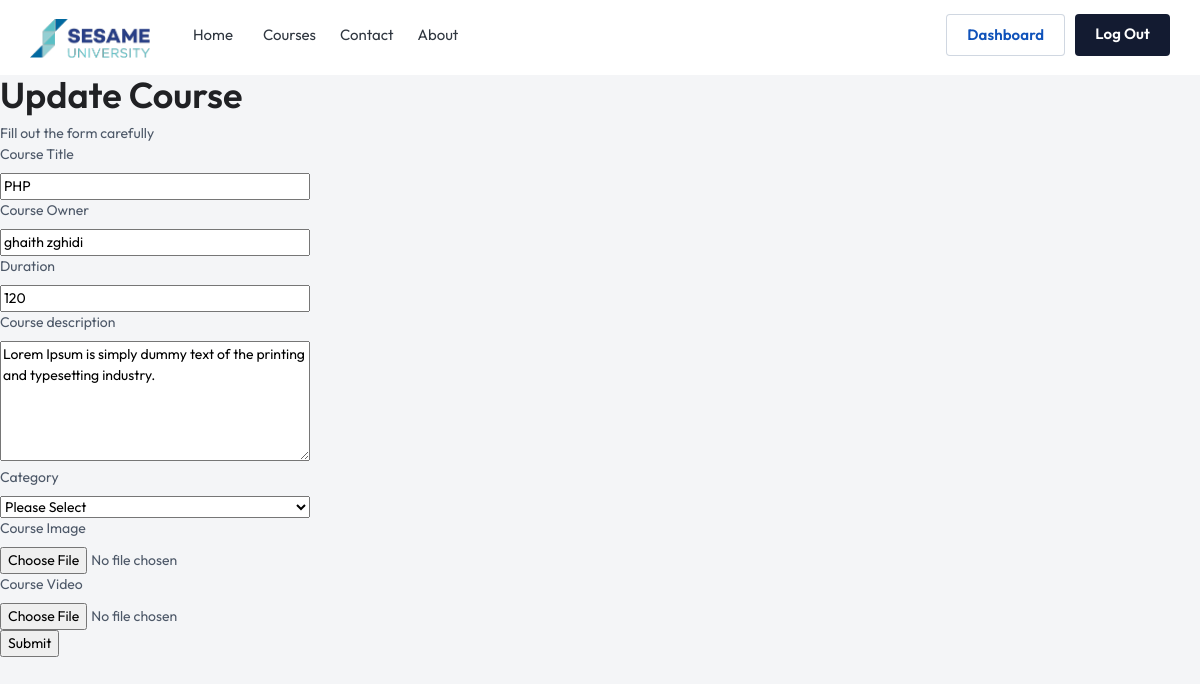
Screenshot of /LMS/patch-course.php?id=19 (signed in) with the database file from the repository.
### tables this page shows
CREATE TABLE `courses` (
  `course_id` int(11) NOT NULL,
  `course_title` varchar(255) DEFAULT NULL,
  `course_owner` varchar(255) DEFAULT NULL,
  `course_duration` varchar(255) DEFAULT NULL,
  `course_category` varchar(255) DEFAULT NULL,
  `course_description` varchar(255) DEFAULT NULL,
  `image` longtext NOT NULL,
  `video` longtext DEFAULT NULL
);

### backend/courseController/getCourse.php (called while the page is built)
<?php
$id = $_GET['id'];
$query = $conn->query("SELECT * FROM courses WHERE course_id LIKE '$id'");
$result = $query->fetch();
?>

### LMS/patch-course.php (the view, shortened to what this page needs)
<?php
require_once '../backend/config.php';
require_once '../backend/courseController/getCourse.php';
?>
<!DOCTYPE HTML PUBLIC "-//W3C//DTD HTML 4.01//EN" "http://www.w3.org/TR/html4/strict.dtd">
<html class="supernova"><head>
  <link type="text/css" rel="stylesheet"
    href="https://cdn01.jotfor.ms/themes/CSS/5e6b428acc8c4e222d1beb91.css?themeRevisionID=5f30e2a790832f3e96009402" />
  <link type="text/css" rel="stylesheet"
    href="https://cdn02.jotfor.ms/css/styles/payment/payment_styles.css?3.3.31739" />
  <link type="text/css" rel="stylesheet"
    href="https://cdn03.jotfor.ms/css/styles/payment/payment_feature.css?3.3.31739" />
  <link href="assets/css/styles.css" rel="stylesheet">
  <link href="assets/css/colors.css" rel="stylesheet">
</head>
<body style="background-color: #f4f5f7;">
  <div id="main-wrapper">
    <div class="header header-light">
      <div class="container">
        <nav id="navigation" class="navigation navigation-landscape">
          <div class="nav-header">
            <a class="nav-brand" href="#">
              <img src="assets/img/logo-header.png" class="logo" alt="" />
            </a>
          </div>
          <div class="nav-menus-wrapper" style="transition-property: none;">
            <ul class="nav-menu">
              <li><a href="index.php">Home<span class="submenu-indicator"></span></a></li>
              <li><a href="full-width-course.php">Courses</a></li>
              <li><a href="contact.php">Contact</a></li>
              <li><a href="about-us.php">About</a></li>
            </ul>
            <ul class="nav-menu nav-menu-social align-to-right">
              <li class="login_click light active">
                <a href="dashboard.php">Dashboard</a>
              </li>
              <li class="login_click theme-bg">
                <a href="../backend/userController/logoutUser.php">Log Out</a>
              </li>
            </ul>
          </div>
        </nav>
      </div>
    </div>
<?php
echo '<form class="jotform-form" action="../backend/courseController/updateCourse.php?id='.$_GET['id'].'" method="post" enctype="multipart/form-data" name="form_220715805341550" id="220715805341550" accept-charset="utf-8" autocomplete="on">';
?>
  <div role="main" class="form-all">
    <ul class="form-section page-section">
      <li id="cid_1" class="form-input-wide" data-type="control_head">
        <div class="form-header-group  header-large">
          <div class="header-text httal htvam">
            <h1 id="header_1" class="form-header" data-component="header">
              Update course
            </h1>
            <div id="subHeader_1" class="form-subHeader">
              Fill out the form carefully
            </div>
          </div>
        </div>
      </li>
      <li class="form-line" data-type="control_textbox" id="id_5">
        <label class="form-label form-label-top form-label-auto" id="label_5" for="input_5"> Course Title </label>
        <div id="cid_5" class="form-input-wide" data-layout="half">
        <?php
        echo'<input type="text" value="'.$result['course_title'].'" id="input_5" name="title" data-type="input-textbox" class="form-textbox" data-defaultvalue="" style="width:310px" size="310" value="" placeholder=" " data-component="textbox" aria-labelledby="label_5" />';
        ?>
        </div>
      </li>
      <li class="form-line" data-type="control_textbox" id="id_10">
        <label class="form-label form-label-top form-label-auto" id="label_10" for="input_10"> Course Owner </label>
        <div id="cid_10" class="form-input-wide" data-layout="half">
        <?php
        echo'<input type="text" value="'.$result['course_owner'].'" id="input_10" name="owner" data-type="input-textbox" class="form-textbox" data-defaultvalue="" style="width:310px" size="310" value="" data-component="textbox" aria-labelledby="label_10" />';
        ?>
        </div>
      </li>
      <li class="form-line" data-type="control_number" id="id_11">
        <label class="form-label form-label-top form-label-auto" id="label_11" for="input_11"> Duration </label>
        <div id="cid_11" class="form-input-wide" data-layout="half">
        <?php
        echo'<input type="number" value="'.$result['course_duration'].'" id="input_11" name="duration" data-type="input-number" class=" form-number-input form-textbox" data-defaultvalue="" style="width:310px" size="310" value="" placeholder="ex: 23" data-component="number" aria-labelledby="label_11" step="any" />';
        ?>
        </div>
      </li>
      <li class="form-line" data-type="control_textbox" id="id_10">
        <label class="form-label form-label-top form-label-auto" id="label_10" for="input_10"> Course description </label>
        <div id="cid_10" class="form-input-wide" data-layout="half">
          <textarea id="input_10" name="desc" data-type="input-textbox" class="form-textbox" data-defaultvalue="" style="width:310px;height:120px" size="310" value="" data-component="textbox" aria-labelledby="label_10" ><?php echo $result['course_description']; ?></textarea>
        </div>
      </li>
      <li class="form-line" data-type="control_dropdown" id="id_7">
        <label class="form-label form-label-top form-label-auto" id="label_7" for="input_7"> Category </label>
        <div id="cid_7" class="form-input-wide" data-layout="half">
          <select class="form-dropdown" id="input_7" name="category" style="width:310px" data-component="dropdown">
            <option value=""> Please Select </option>
          </select>
        </div>
      </li>
      <li>
        <label class="form-label form-label-top form-label-auto" id="label_7" for="input_7"> Course Image </label>
        <div id="cid_10" class="form-input-wide" data-layout="half">
          <input type="file" name="image" class="form-textbox" data-defaultvalue="" style="width:310px" size="310">
        </div>
      </li>
      <li>
        <label class="form-label form-label-top form-label-auto" id="label_7" for="input_7"> Course Video </label>
        <div id="cid_10" class="form-input-wide" data-layout="half">
          <input type="file" name="video" class="form-textbox" data-defaultvalue="" style="width:310px" size="310">
        </div>
      </li>
      <li class="form-line" data-type="control_button" id="id_15">
        <div id="cid_15" class="form-input-wide" data-layout="full">
          <div data-align="auto" class="form-buttons-wrapper form-buttons-auto   jsTest-button-wrapperField">
            <button id="input_15" type="submit" class="form-submit-button submit-button jf-form-buttons jsTest-submitField" data-component="button" data-content="">
              Submit
            </button>
          </div>
        </div>
      </li>
    </ul>
  </div>
</form>
</body>
</html>

### LMS/patch-course.php (style rules this page uses)
.form-all:before { background: none; }

### rows the page displays
courses: title "PHP", owner "ghaith zghidi", duration "120", desc "Lorem Ipsum is simply dummy text of the printing and typesetting industry."
